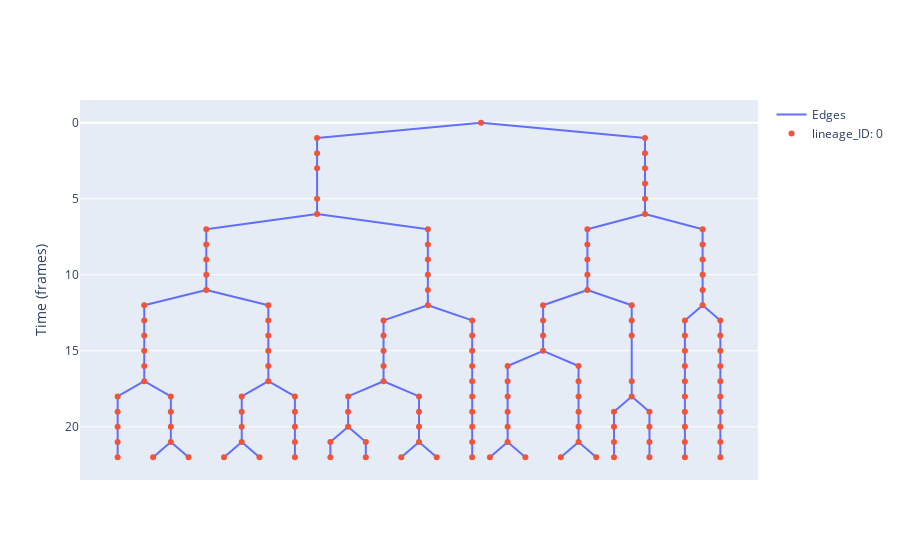

Notebook cell for this chart:
### Code cell
model2.add_pycellin_features(["absolute_age", "relative_age"])
model2.update()
lin0_2 = model2.data.cell_data[0]
lin0_2.plot(node_hover_features=["cell_ID", "absolute_age", "relative_age"])

### Figure 1 — Plotly figure (JSON) as saved in the notebook; plotly's stock layout.template omitted (floating-point values rounded to 4 significant figures; data arrays with more than 128 entries replaced by an {"elided": "..."} marker saying what was removed)
{"data": [{"mode": "lines", "name": "Edges", "type": "scatter", "x": {"elided": "444 float values"}, "y": {"elided": "444 int values"}}, {"hoverinfo": "text", "hovertemplate": "%{text}", "mode": "markers", "name": "lineage_ID: 0", "text": {"elided": "149 str values"}, "type": "scatter", "x": {"elided": "149 float values"}, "y": {"elided": "149 int values"}}], "layout": {"hovermode": "closest", "showlegend": true, "title": {}, "xaxis": {"showgrid": false, "showticklabels": false, "zeroline": false}, "yaxis": {"autorange": "reversed", "showgrid": true, "title": {"text": "Time (frames)"}, "zeroline": true}}}
